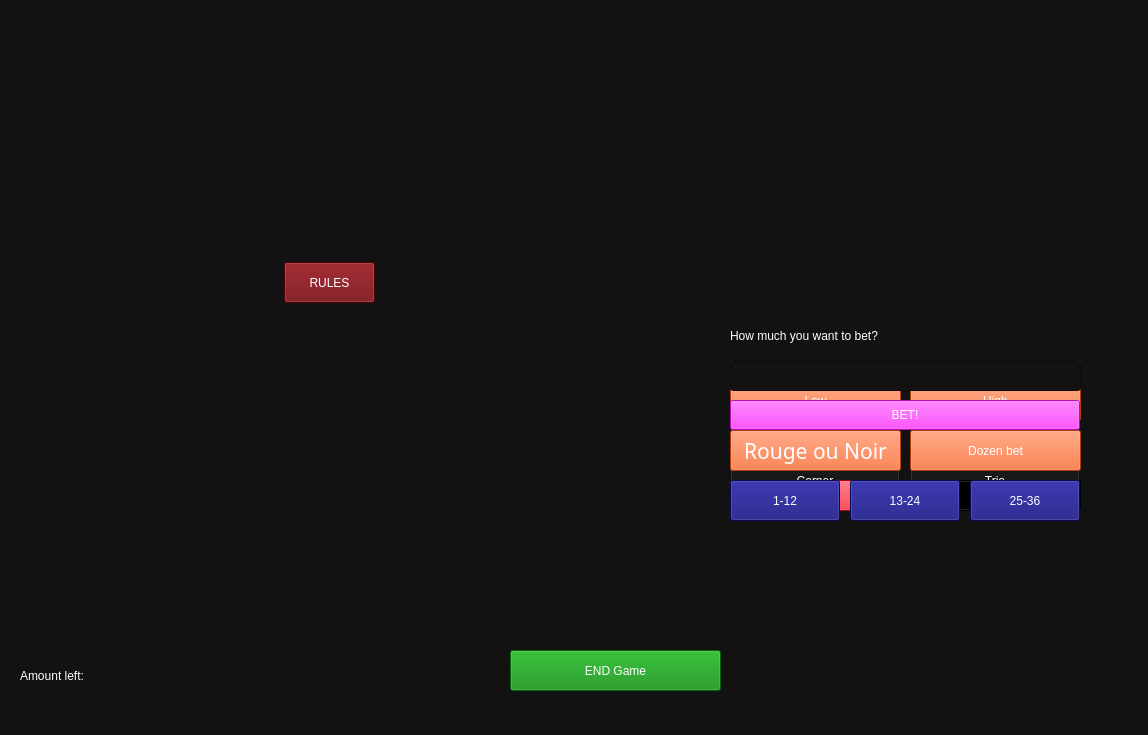
<?xml version="1.0" encoding="UTF-8"?>
<ui version="4.0">
 <class>Roulette</class>
 <widget class="QWidget" name="Roulette">
  <property name="geometry">
   <rect>
    <x>0</x>
    <y>0</y>
    <width>1148</width>
    <height>735</height>
   </rect>
  </property>
  <property name="windowTitle">
   <string>Form</string>
  </property>
  <property name="styleSheet">
   <string notr="true">background-color: rgb(18, 18, 18);
color: rgb(255, 255, 255);
font: 87 18pt &quot;Segoe UI Black&quot;;</string>
  </property>
  <widget class="QLabel" name="label">
   <property name="geometry">
    <rect>
     <x>30</x>
     <y>10</y>
     <width>631</width>
     <height>241</height>
    </rect>
   </property>
   <property name="text">
    <string/>
   </property>
   <property name="pixmap">
    <pixmap>../roulette_js_guides_european-roulette.png</pixmap>
   </property>
   <property name="scaledContents">
    <bool>true</bool>
   </property>
  </widget>
  <widget class="QPushButton" name="pushButton">
   <property name="geometry">
    <rect>
     <x>284</x>
     <y>262</y>
     <width>91</width>
     <height>41</height>
    </rect>
   </property>
   <property name="styleSheet">
    <string notr="true">background-color: rgb(112, 3, 10);</string>
   </property>
   <property name="text">
    <string>RULES</string>
   </property>
  </widget>
  <widget class="QLabel" name="label_2">
   <property name="geometry">
    <rect>
     <x>20</x>
     <y>330</y>
     <width>701</width>
     <height>311</height>
    </rect>
   </property>
   <property name="text">
    <string/>
   </property>
   <property name="pixmap">
    <pixmap>../java-logo-vector-768x768.png</pixmap>
   </property>
   <property name="scaledContents">
    <bool>true</bool>
   </property>
  </widget>
  <widget class="QLabel" name="label_3">
   <property name="geometry">
    <rect>
     <x>730</x>
     <y>320</y>
     <width>311</width>
     <height>31</height>
    </rect>
   </property>
   <property name="text">
    <string>Choose Inside or Outside:</string>
   </property>
  </widget>
  <widget class="QPushButton" name="pushButton_2">
   <property name="geometry">
    <rect>
     <x>730</x>
     <y>360</y>
     <width>171</width>
     <height>41</height>
    </rect>
   </property>
   <property name="styleSheet">
    <string notr="true">background-color: rgb(255, 16, 100);
font: 87 10pt &quot;Segoe UI Black&quot;;</string>
   </property>
   <property name="text">
    <string>Inside 
(Under Construction)</string>
   </property>
  </widget>
  <widget class="QPushButton" name="pushButton_3">
   <property name="geometry">
    <rect>
     <x>910</x>
     <y>360</y>
     <width>171</width>
     <height>41</height>
    </rect>
   </property>
   <property name="styleSheet">
    <string notr="true">background-color: rgb(57, 131, 17);</string>
   </property>
   <property name="text">
    <string>Outside</string>
   </property>
  </widget>
  <widget class="QPushButton" name="pushButton_9">
   <property name="geometry">
    <rect>
     <x>730</x>
     <y>410</y>
     <width>170</width>
     <height>41</height>
    </rect>
   </property>
   <property name="text">
    <string>Single</string>
   </property>
  </widget>
  <widget class="QPushButton" name="pushButton_10">
   <property name="geometry">
    <rect>
     <x>910</x>
     <y>410</y>
     <width>170</width>
     <height>41</height>
    </rect>
   </property>
   <property name="text">
    <string>Split</string>
   </property>
  </widget>
  <widget class="QPushButton" name="pushButton_11">
   <property name="geometry">
    <rect>
     <x>730</x>
     <y>460</y>
     <width>170</width>
     <height>41</height>
    </rect>
   </property>
   <property name="text">
    <string>Corner</string>
   </property>
  </widget>
  <widget class="QPushButton" name="pushButton_12">
   <property name="geometry">
    <rect>
     <x>910</x>
     <y>460</y>
     <width>170</width>
     <height>41</height>
    </rect>
   </property>
   <property name="text">
    <string>Trio</string>
   </property>
  </widget>
  <widget class="QPushButton" name="pushButton_4">
   <property name="geometry">
    <rect>
     <x>730</x>
     <y>380</y>
     <width>171</width>
     <height>41</height>
    </rect>
   </property>
   <property name="styleSheet">
    <string notr="true">background-color: rgb(255, 83, 15);</string>
   </property>
   <property name="text">
    <string>Low</string>
   </property>
  </widget>
  <widget class="QPushButton" name="pushButton_5">
   <property name="geometry">
    <rect>
     <x>910</x>
     <y>430</y>
     <width>171</width>
     <height>41</height>
    </rect>
   </property>
   <property name="styleSheet">
    <string notr="true">background-color: rgb(255, 83, 15);</string>
   </property>
   <property name="text">
    <string>Dozen bet</string>
   </property>
  </widget>
  <widget class="QPushButton" name="pushButton_6">
   <property name="geometry">
    <rect>
     <x>730</x>
     <y>430</y>
     <width>171</width>
     <height>41</height>
    </rect>
   </property>
   <property name="font">
    <font>
     <family>Segoe UI Black</family>
     <pointsize>16</pointsize>
     <weight>10</weight>
     <italic>false</italic>
     <bold>false</bold>
    </font>
   </property>
   <property name="styleSheet">
    <string notr="true">background-color: rgb(255, 83, 15);
font: 87 16pt &quot;Segoe UI Black&quot;;</string>
   </property>
   <property name="text">
    <string>Rouge ou Noir</string>
   </property>
  </widget>
  <widget class="QPushButton" name="pushButton_7">
   <property name="geometry">
    <rect>
     <x>910</x>
     <y>380</y>
     <width>171</width>
     <height>41</height>
    </rect>
   </property>
   <property name="styleSheet">
    <string notr="true">background-color: rgb(255, 83, 15);</string>
   </property>
   <property name="text">
    <string>High</string>
   </property>
  </widget>
  <widget class="QLabel" name="label_4">
   <property name="geometry">
    <rect>
     <x>20</x>
     <y>660</y>
     <width>461</width>
     <height>31</height>
    </rect>
   </property>
   <property name="text">
    <string>Amount left: </string>
   </property>
  </widget>
  <widget class="QLabel" name="label_5">
   <property name="geometry">
    <rect>
     <x>730</x>
     <y>320</y>
     <width>351</width>
     <height>31</height>
    </rect>
   </property>
   <property name="text">
    <string>How much you want to bet?</string>
   </property>
  </widget>
  <widget class="QLineEdit" name="lineEdit">
   <property name="geometry">
    <rect>
     <x>730</x>
     <y>360</y>
     <width>351</width>
     <height>31</height>
    </rect>
   </property>
  </widget>
  <widget class="QPushButton" name="pushButton_8">
   <property name="geometry">
    <rect>
     <x>730</x>
     <y>400</y>
     <width>350</width>
     <height>30</height>
    </rect>
   </property>
   <property name="styleSheet">
    <string notr="true">background-color: rgb(255, 17, 255);</string>
   </property>
   <property name="text">
    <string>BET!</string>
   </property>
  </widget>
  <widget class="QPushButton" name="pushButton_13">
   <property name="geometry">
    <rect>
     <x>730</x>
     <y>480</y>
     <width>171</width>
     <height>31</height>
    </rect>
   </property>
   <property name="styleSheet">
    <string notr="true">background-color: rgb(236, 5, 28);</string>
   </property>
   <property name="text">
    <string>RED</string>
   </property>
  </widget>
  <widget class="QPushButton" name="pushButton_14">
   <property name="geometry">
    <rect>
     <x>910</x>
     <y>480</y>
     <width>171</width>
     <height>31</height>
    </rect>
   </property>
   <property name="styleSheet">
    <string notr="true">background-color: rgb(0, 0, 0);</string>
   </property>
   <property name="text">
    <string>BLACK</string>
   </property>
  </widget>
  <widget class="QPushButton" name="pushButton_17">
   <property name="geometry">
    <rect>
     <x>970</x>
     <y>480</y>
     <width>110</width>
     <height>41</height>
    </rect>
   </property>
   <property name="styleSheet">
    <string notr="true">background-color: rgb(15, 12, 120);</string>
   </property>
   <property name="text">
    <string>25-36</string>
   </property>
  </widget>
  <widget class="QPushButton" name="pushButton_18">
   <property name="geometry">
    <rect>
     <x>850</x>
     <y>480</y>
     <width>110</width>
     <height>41</height>
    </rect>
   </property>
   <property name="styleSheet">
    <string notr="true">background-color: rgb(15, 12, 120);</string>
   </property>
   <property name="text">
    <string>13-24</string>
   </property>
  </widget>
  <widget class="QPushButton" name="pushButton_19">
   <property name="geometry">
    <rect>
     <x>730</x>
     <y>480</y>
     <width>110</width>
     <height>41</height>
    </rect>
   </property>
   <property name="styleSheet">
    <string notr="true">background-color: rgb(15, 12, 120);</string>
   </property>
   <property name="text">
    <string>1-12</string>
   </property>
  </widget>
  <widget class="QPushButton" name="pushButton_15">
   <property name="geometry">
    <rect>
     <x>510</x>
     <y>650</y>
     <width>211</width>
     <height>41</height>
    </rect>
   </property>
   <property name="styleSheet">
    <string notr="true">background-color: rgb(9, 139, 13);</string>
   </property>
   <property name="text">
    <string>END Game</string>
   </property>
  </widget>
 </widget>
 <resources/>
 <connections/>
</ui>
